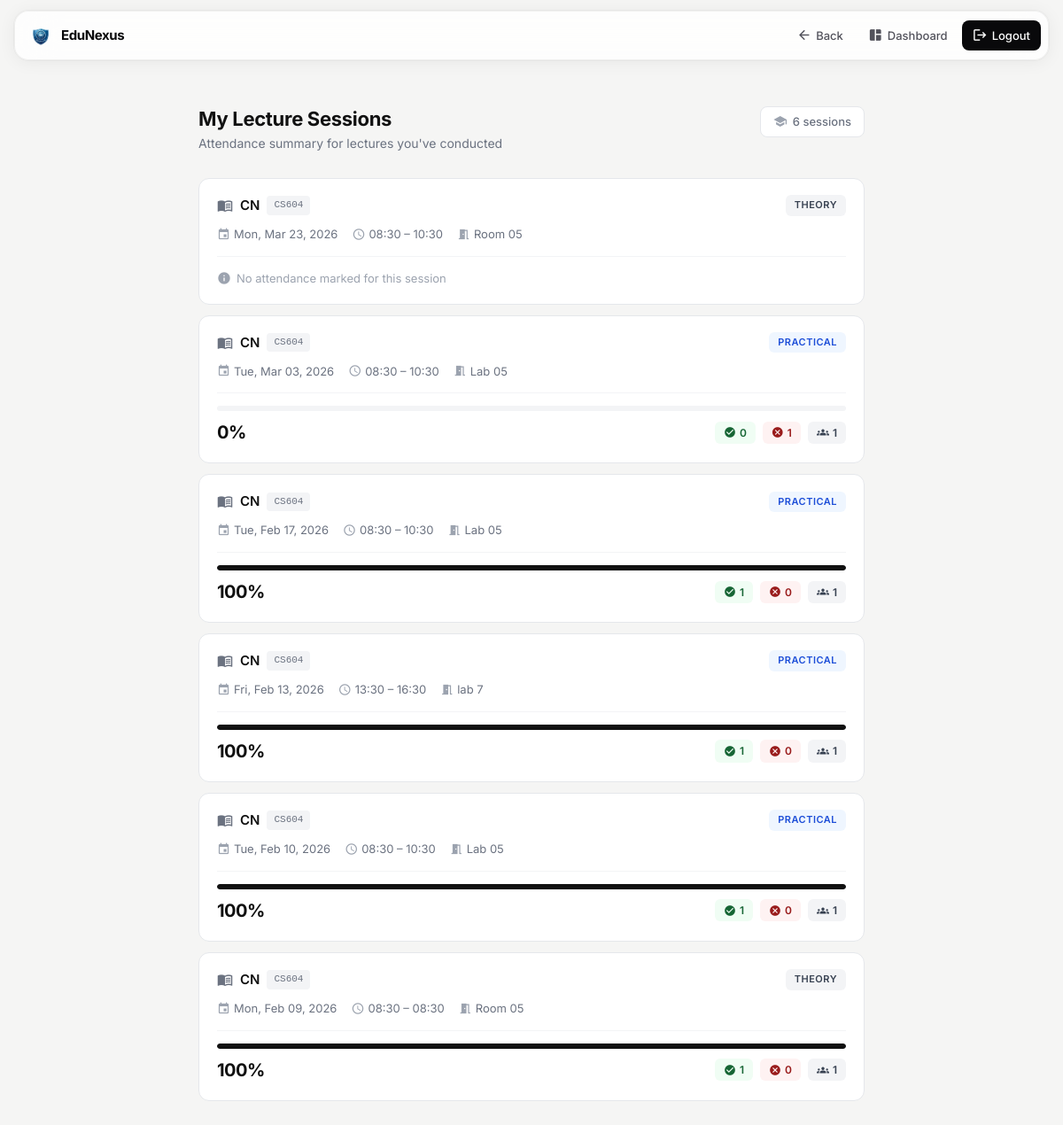
Page /faculty_app/view_attendance/ (signed in) on the committed database.
### admin_app/models.py (models this page shows, shortened)
class Lecture(models.Model):
    TYPE_CHOICES = [
        ('theory', 'Theory'),
        ('practical', 'Practical'),
        ('tutorial', 'Tutorial'),
    ]
    subject_offering = models.ForeignKey(SubjectOffering, on_delete=models.CASCADE, related_name='lectures')
    date = models.DateField()
    start_time = models.TimeField()
    end_time = models.TimeField()
    lecture_type = models.CharField(max_length=20, choices=TYPE_CHOICES, default='theory')
    room_number = models.CharField(max_length=20, blank=True, null=True)
    faculty = models.ForeignKey(Faculty, on_delete=models.PROTECT, related_name='conducted_lectures')
    is_conducted = models.BooleanField(default=True)
    created_at = models.DateTimeField(auto_now_add=True)
    class Meta:
        ordering = ['date', 'start_time']

class SubjectOffering(models.Model):
    subject = models.ForeignKey(Subject, on_delete=models.PROTECT, related_name='offerings')
    academic_year = models.CharField(max_length=10)  # e.g., "2025-26"
    division = models.CharField(max_length=5)  # e.g., "A", "B", "C"
    faculty = models.ForeignKey('Faculty', on_delete=models.PROTECT, related_name='teaching_subjects')
    max_students = models.IntegerField(default=60)
    created_at = models.DateTimeField(auto_now_add=True)
    class Meta:
        ordering = ['academic_year', 'subject', 'division']
        unique_together = ['subject', 'academic_year', 'division']

class Subject(models.Model):
    code = models.CharField(max_length=20, unique=True)   # e.g., "23CE610"
    name = models.CharField(max_length=200, unique=True)  # e.g., "ADVANCED COMPUTER ARCHITECTURE"
    credits = models.IntegerField(default=4)
    semester = models.IntegerField(choices=[(i, f"Semester {i}") for i in range(1, 9)])
    is_elective = models.BooleanField(default=False)
    department = models.ForeignKey(Department, on_delete=models.PROTECT, related_name='subjects')
    syllabus_url = models.URLField(blank=True, null=True)
    created_at = models.DateTimeField(auto_now_add=True)
    class Meta:
        ordering = ['semester', 'code']
        unique_together = ['code', 'department']

### faculty_app/views.py (the view)
# urls.py: path("view_attendance/", views.view_attendance, name="view_attendance"),
@faculty_required
def view_attendance(request):
    from django.db.models import Count, Case, When, IntegerField
    faculty = Faculty.objects.get(user=request.user)
    lectures = (
        Lecture.objects.filter(faculty=faculty)
        .select_related('subject_offering__subject')
        .annotate(
            total_students=Count('attendances'),
            present_count=Count(
                Case(When(attendances__status='present', then=1), output_field=IntegerField())
            ),
            absent_count=Count(
                Case(When(attendances__status='absent', then=1), output_field=IntegerField())
            ),
            late_count=Count(
                Case(When(attendances__status='late', then=1), output_field=IntegerField())
            ),
        )
        .order_by('-date', '-start_time')
    )
    for lec in lectures:
        if lec.total_students > 0:
            lec.attendance_pct = round((lec.present_count + lec.late_count) / lec.total_students * 100)
        else:
            lec.attendance_pct = 0
    return render(request, "faculty_app/view_attendance.html", {
        "lectures": lectures,
        "total_lectures": lectures.count(),
    })

### faculty_app/views.py (called while the page is built)
def faculty_required(view_func):
    @wraps(view_func)
    def wrapper(request, *args, **kwargs):
        if not request.user.is_authenticated:
            return redirect("registration:login")  # Redirect unauthenticated users to login page
        if request.user.role == "faculty":
            return view_func(request, *args, **kwargs)
        logout(request)  # Log out unauthorized users
        return redirect("registration:login")  # Redirect unauthorized users
    return wrapper

### project1/context_processors.py (called while the page is built)
def session_timeout(request):
    return {
        'SESSION_TIMEOUT_SECONDS': getattr(settings, 'SESSION_COOKIE_AGE', 1800),
    }

### faculty_app/templates/faculty_app/view_attendance.html (shortened to what this page needs)
{% extends "layout.html" %}
{% block container %}
<div class="va-page">
  <div class="va-header">
    <div>
      <h1>My Lecture Sessions</h1>
      <p>Attendance summary for lectures you've conducted</p>
    </div>
    {% if total_lectures %}
    <div class="va-count">
      <span class="material-icons">school</span>
      <span>{{ total_lectures }} session{{ total_lectures|pluralize }}</span>
    </div>
    {% endif %}
  </div>
  {% if lectures %}
  <div class="va-list">
    {% for lec in lectures %}
    <div class="va-card">
      <div class="va-card-head">
        <div class="va-subject">
          <span class="material-icons">menu_book</span>
          {{ lec.subject_offering.subject.name }}
          <code class="va-code">{{ lec.subject_offering.subject.code }}</code>
        </div>
        <span class="va-type va-type-{{ lec.lecture_type }}">{{ lec.get_lecture_type_display }}</span>
      </div>
      <div class="va-card-meta">
        <span><span class="material-icons">event</span>{{ lec.date|date:"D, M d, Y" }}</span>
        <span><span class="material-icons">schedule</span>{{ lec.start_time|time:"H:i" }} – {{ lec.end_time|time:"H:i" }}</span>
        {% if lec.room_number %}
        <span><span class="material-icons">meeting_room</span>{{ lec.room_number }}</span>
        {% endif %}
      </div>
      {% if lec.total_students > 0 %}
      <div class="va-stats">
        <div class="va-bar-wrap">
          <div class="va-bar" style="width:{{ lec.attendance_pct }}%"></div>
        </div>
        <div class="va-numbers">
          <span class="va-pct">{{ lec.attendance_pct }}%</span>
          <div class="va-chips">
            <span class="va-chip va-chip-p"><span class="material-icons">check_circle</span>{{ lec.present_count }}</span>
            <span class="va-chip va-chip-a"><span class="material-icons">cancel</span>{{ lec.absent_count }}</span>
            <span class="va-chip va-chip-t"><span class="material-icons">groups</span>{{ lec.total_students }}</span>
          </div>
        </div>
      </div>
      {% else %}
      <div class="va-no-att">
        <span class="material-icons">info</span> No attendance marked for this session
      </div>
      {% endif %}
    </div>
    {% endfor %}
  </div>
  {% else %}
  <div class="va-empty">
    <span class="material-icons">event_busy</span>
    <h3>No Lecture Sessions</h3>
    <p>Lectures you conduct will appear here with attendance statistics</p>
  </div>
  {% endif %}
</div>
{% endblock %}

### rows in the picture
Lecture: subject_offering.subject.name "CN", subject_offering.subject.code "CS604", lecture_type "THEORY", date "Mon, Mar 23, 2026", start_time "08:30", end_time "10:30", room_number "Room 05", shows "No attendance marked for this session"
Lecture: subject_offering.subject.name "CN", subject_offering.subject.code "CS604", lecture_type "PRACTICAL", date "Tue, Mar 03, 2026", start_time "08:30", end_time "10:30", room_number "Lab 05", attendance_pct "0", present_count "0", absent_count "1", total_students "1"
Lecture: subject_offering.subject.name "CN", subject_offering.subject.code "CS604", lecture_type "PRACTICAL", date "Tue, Feb 17, 2026", start_time "08:30", end_time "10:30", room_number "Lab 05", attendance_pct "100", present_count "1", absent_count "0", total_students "1"
Lecture: subject_offering.subject.name "CN", subject_offering.subject.code "CS604", lecture_type "PRACTICAL", date "Fri, Feb 13, 2026", start_time "13:30", end_time "16:30", room_number "lab 7", attendance_pct "100", present_count "1", absent_count "0", total_students "1"
Lecture: subject_offering.subject.name "CN", subject_offering.subject.code "CS604", lecture_type "PRACTICAL", date "Tue, Feb 10, 2026", start_time "08:30", end_time "10:30", room_number "Lab 05", attendance_pct "100", present_count "1", absent_count "0", total_students "1"
Lecture: subject_offering.subject.name "CN", subject_offering.subject.code "CS604", lecture_type "THEORY", date "Mon, Feb 09, 2026", start_time "08:30", end_time "08:30", room_number "Room 05", attendance_pct "100", present_count "1", absent_count "0", total_students "1"

### other values in the picture
{{ total_lectures }} "6"
